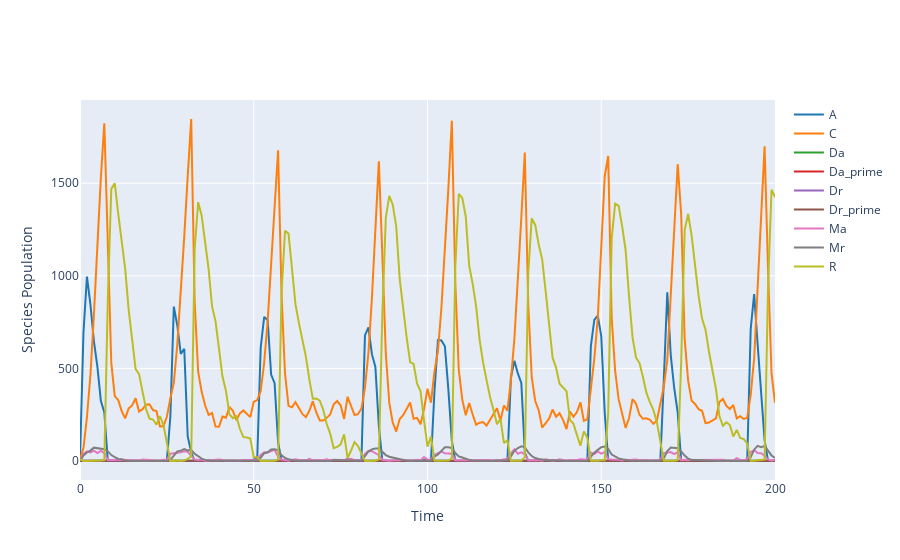

Notebook cell for this chart:
### Code cell
results.plotplotly()

### Figure 1 — Plotly figure (JSON) as saved in the notebook; plotly's stock layout.template omitted (floating-point values rounded to 4 significant figures; data arrays with more than 128 entries replaced by an {"elided": "..."} marker saying what was removed)
{"data": [{"line": {"color": "#1f77b4"}, "mode": "lines", "name": "A", "type": "scatter", "x": {"elided": "201 int values"}, "y": {"elided": "201 int values"}}, {"line": {"color": "#ff7f0e"}, "mode": "lines", "name": "C", "type": "scatter", "x": {"elided": "201 int values"}, "y": {"elided": "201 int values"}}, {"line": {"color": "#2ca02c"}, "mode": "lines", "name": "Da", "type": "scatter", "x": {"elided": "201 int values"}, "y": {"elided": "201 int values"}}, {"line": {"color": "#d62728"}, "mode": "lines", "name": "Da_prime", "type": "scatter", "x": {"elided": "201 int values"}, "y": {"elided": "201 int values"}}, {"line": {"color": "#9467bd"}, "mode": "lines", "name": "Dr", "type": "scatter", "x": {"elided": "201 int values"}, "y": {"elided": "201 int values"}}, {"line": {"color": "#8c564b"}, "mode": "lines", "name": "Dr_prime", "type": "scatter", "x": {"elided": "201 int values"}, "y": {"elided": "201 int values"}}, {"line": {"color": "#e377c2"}, "mode": "lines", "name": "Ma", "type": "scatter", "x": {"elided": "201 int values"}, "y": {"elided": "201 int values"}}, {"line": {"color": "#7f7f7f"}, "mode": "lines", "name": "Mr", "type": "scatter", "x": {"elided": "201 int values"}, "y": {"elided": "201 int values"}}, {"line": {"color": "#bcbd22"}, "mode": "lines", "name": "R", "type": "scatter", "x": {"elided": "201 int values"}, "y": {"elided": "201 int values"}}], "layout": {"showlegend": true, "title": {"text": ""}, "xaxis": {"title": {"text": "Time "}}, "yaxis": {"title": {"text": "Species Population"}}}}
